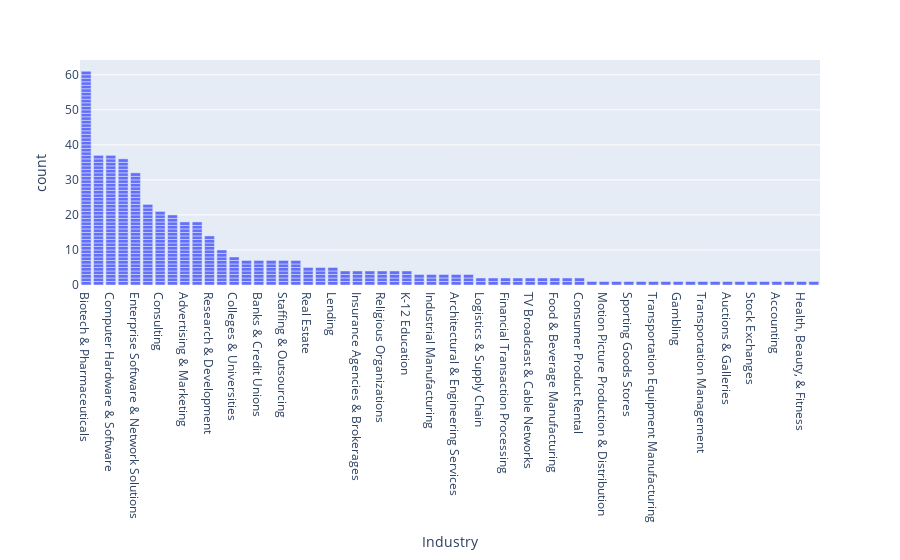

This figure's notebook cell:
### Code cell
fig = px.bar(df_dropped['Industry'], x='Industry')
fig.update_layout(xaxis={'categoryorder':'total descending'})
fig.show()

### Figure 1 — Plotly figure (JSON) as saved in the notebook; plotly's stock layout.template omitted (floating-point values rounded to 4 significant figures; data arrays with more than 128 entries replaced by an {"elided": "..."} marker saying what was removed)
{"data": [{"alignmentgroup": "True", "hovertemplate": "Industry=%{x}<br>count=%{y}<extra></extra>", "legendgroup": "", "marker": {"color": "#636efa", "pattern": {"shape": ""}}, "name": "", "offsetgroup": "", "orientation": "v", "showlegend": false, "textposition": "auto", "type": "bar", "x": {"elided": "461 str values"}, "xaxis": "x", "y": {"elided": "461 int values"}, "yaxis": "y"}], "layout": {"barmode": "relative", "legend": {"tracegroupgap": 0}, "margin": {"t": 60}, "xaxis": {"anchor": "y", "categoryorder": "total descending", "domain": [0, 1], "title": {"text": "Industry"}}, "yaxis": {"anchor": "x", "domain": [0, 1], "title": {"text": "count"}}}}
